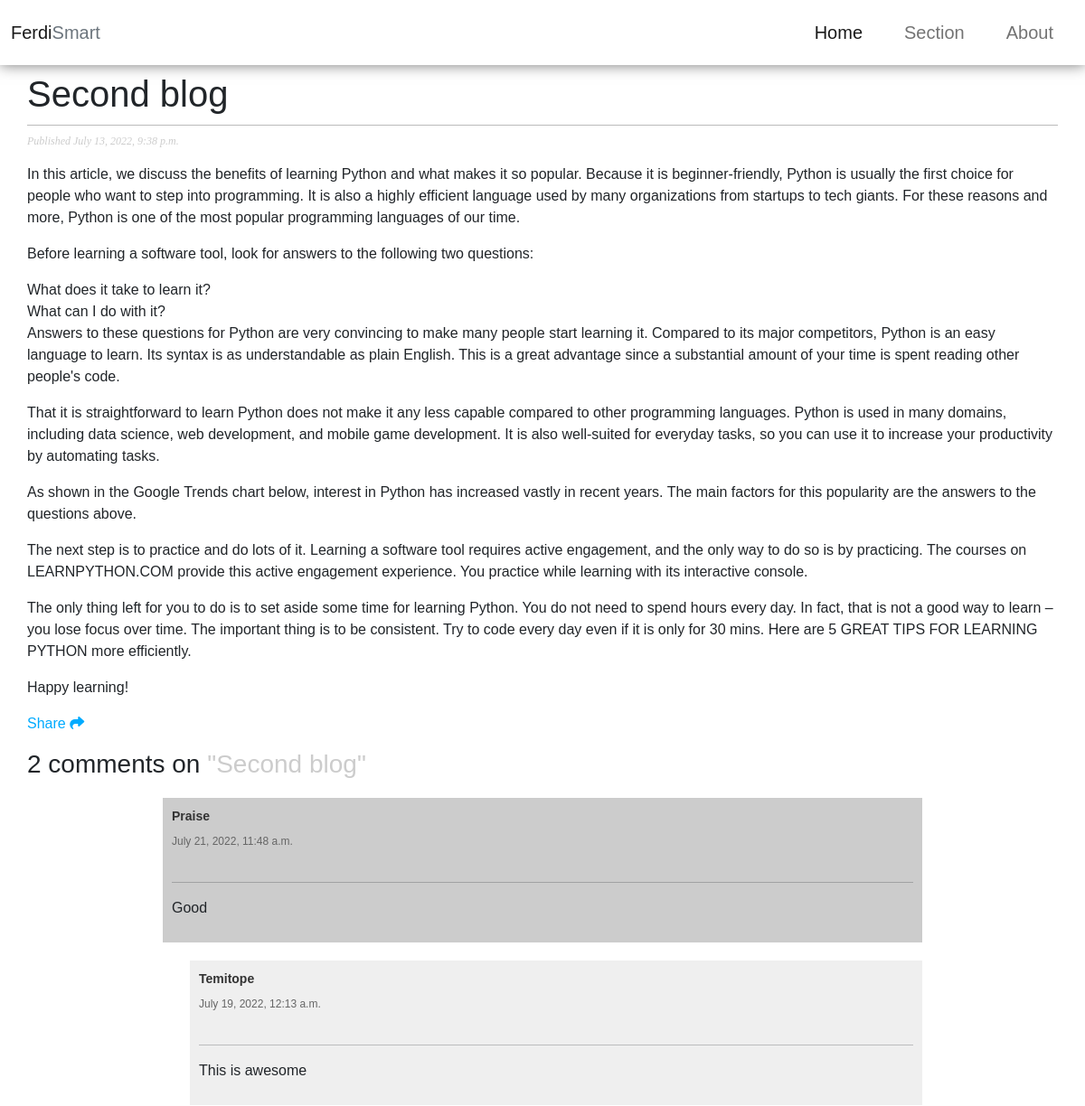
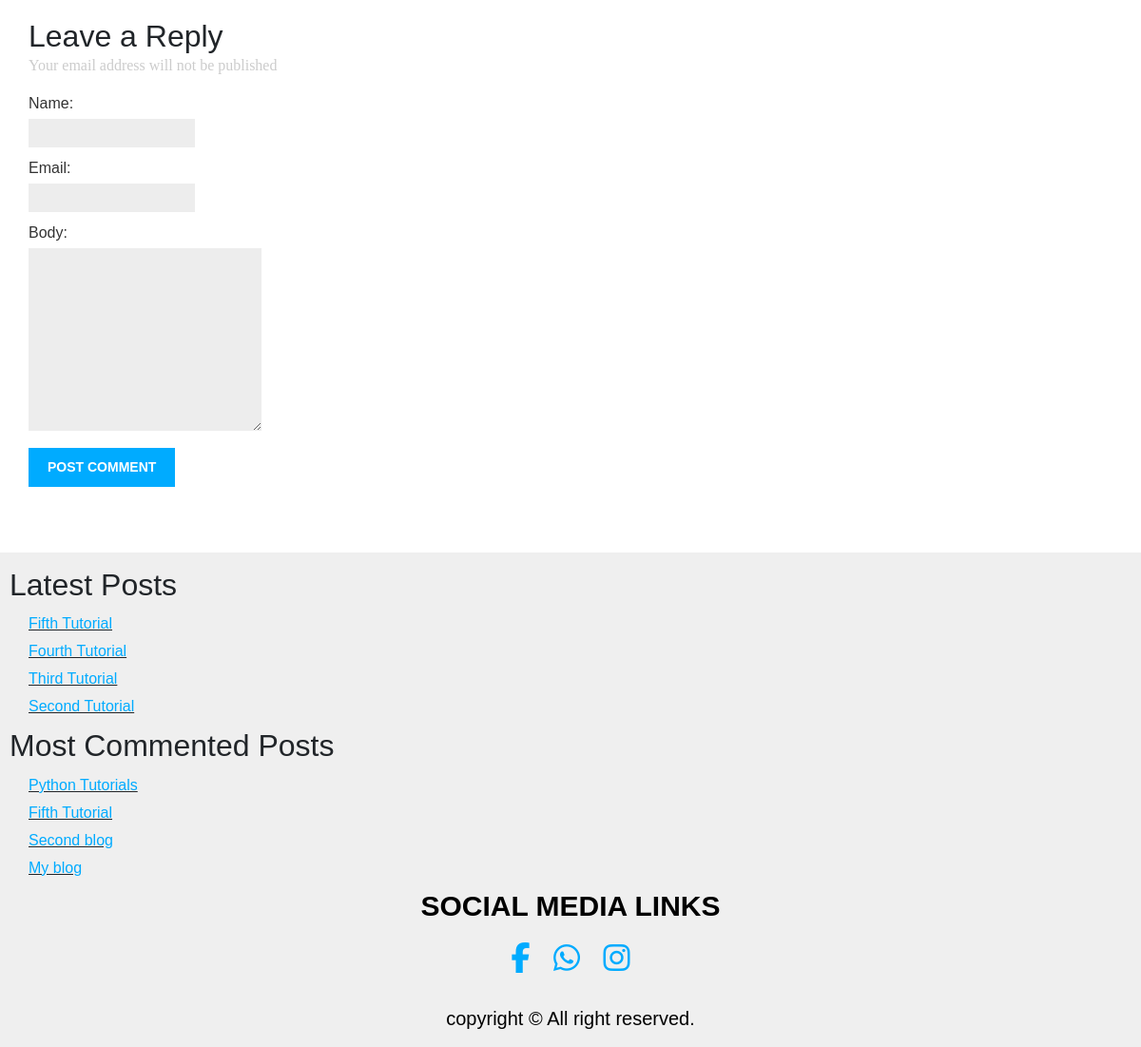
Screenshot of /blog/second-blog/ with the database file from the repository (2 pictures, top to bottom).
### blog/models.py (models this page shows, shortened)
class Post(models.Model):
  STATUS_CHOICES = (
      ('draft', 'Draft'),
      ('published', 'Published')
  )
  title = models.CharField(max_length=250)
  slug = models.SlugField(max_length=250, unique_for_date='publish')
  author = models.ForeignKey(User, on_delete=models.CASCADE, related_name='blog_posts')
  body =models.TextField()
  publish = models.DateTimeField(default=timezone.now)
  created = models.DateTimeField(auto_now_add=True)
  updated = models.DateTimeField(auto_now=True)
  status = models.CharField(max_length=10, choices=STATUS_CHOICES, default='draft')
  class Meta:
    ordering = ('-publish',)
  objects = models.Manager()
  Published = PublishedManager()
  def get_absolute_url(self):
    return reverse('blog:post_details', args=[self.slug])

class Comment(models.Model):
  post = models.ForeignKey(Post, on_delete=models.CASCADE, related_name='comment')
  name = models.CharField(max_length=50)
  email = models.EmailField()
  body = models.TextField()
  created = models.DateTimeField(auto_now_add=True)
  updated = models.DateTimeField(auto_now=True)
  active = models.BooleanField(default=True)
  class Meta:
    ordering = ['-created']

### blog/views.py (the view)
# urls.py: path('<slug:post>/', views.post_details, name='post_details'),
def post_details(request, post):
  post = get_object_or_404(Post, slug=post, status='published')
  comments = post.comment.filter(active=True)
  new_comment = None
  if request.method == 'POST':
    comment_form = CommentForm(request.POST)
    if comment_form.is_valid():
      new_comment = comment_form.save(commit=False)
      new_comment.post = post
      new_comment.save()
      messages.success(request, 'Comment added Successfully')
      return redirect(reverse('blog:post_details', args=[post.slug]))
  else:
    comment_form = CommentForm()
  return render(request, 'blog/post/details.html', {'post': post, 'comments': comments, 'new_comment': new_comment, 'comment_form': comment_form})

### blog/forms.py
class CommentForm(forms.ModelForm):
    class Meta:
      model = Comment
      fields = ('name', 'email', 'body')
      widgets={
        'body': forms.Textarea(attrs={'rows':10, 'cols':30})
        }

### blog/models.py (called while the page is built)
  def get_queryset(self):
    return super(PublishedManager, self).get_queryset()\
       .filter(status='published')

### blog/templatetags/blog_tags.py (called while the page is built)
@register.inclusion_tag('blog/post/latest_posts.html')
def show_latest_post(count=5):
  latest_posts = Post.Published.order_by('-publish')[:count]
  return {'latest_posts': latest_posts}

@register.simple_tag
def get_most_commented_posts(count=5):
  return Post.Published.annotate(total_comments=Count('comment')).order_by('-total_comments')[:count]

### blog/templates/blog/post/details.html (shortened to what this page needs)
{% extends 'blog/base.html' %}
{% block content %}
<h1>{{post.title}}</h1>
  <p class="date">
    Published {{ post.publish }}
  </p>
  {{ post.body|linebreaks }}
  <p>
    <a class="link" href="{% url "blog:post_share" post.id %}">Share <i class="fa-solid fa-share"></i>
    </a>
  </p>
  {% with comments.count as total_comments %}
  <h3>
    {{ total_comments }} comment{{ total_comments|pluralize }} on <span class="title"> "{{ post.title }}"</span>
  </h3>
  {% endwith %}
  {% for comment in comments %}
  <div class="comment">
    <p class="info">
      {{ comment.name }}
     <p class="info_">
      {{ comment.created }}
     </p>
    </p>
    <hr/>
    {{comment.body|linebreaks}}
  </div>
  {% empty %}
  <p>There are no comments yet</p>
  {% endfor %}
  {% if new_comment %}
    <h2>Your Comment has been added</h>
  {% else %}
    <h2>Leave a Reply</h2>
    <p class="ema">Your email address will not be published</>
    <form method="post">
      {{ comment_form.as_p }}
      <p><input type="submit" value="Post Comment"></p>
    </form>
  {% endif %}
  {% endblock %}

### blog/templates/blog/base.html (shortened to what this page needs)
{% load static %}
{% load blog_tags %}
<!DOCTYPE html>
<html>
  <head>
    <link href="{% static "css/style.css" %}" rel="stylesheet">
    <link href="https://cdn.jsdelivr.net/npm/bootstrap@5.1.3/dist/css/bootstrap.min.css" rel="stylesheet">
  </head>
  <body>
    <nav class="navbar navbar-expand-sm bg-white navbar-light fixed-top" style="box-shadow:0 0 15px 0 #777">
  <div class="container-fluid">
    <a class="navbar-brand" href="#">Ferdi<span class="text-muted" >Smart</span></a>
    <div class="collapse navbar-collapse justify-content-sm-end" id="collapsibleNavbar">
      <ul class="navbar-nav fs-5 fw-normal" >
        <li class="nav-item ">
          <a class="nav-link active " href="{% url "blog:post_list" %}">Home</a>
        </li>
        <li class="nav-item">
          <a class="nav-link" href="#">Section</a>
        </li>
        <li class="nav-item">
          <a class="nav-link" href="#">About</a>
        </li>
      </ul>
    </div>
  </div>
</nav>
    <div class="content">
      {% block content %}
      {% endblock %}
    </div>
    <div class="sidebar">
      <h2>Latest Posts</h3>
      {% show_latest_post 4 %}
      <h2>Most Commented Posts</h2>
      {% get_most_commented_posts 4 as most_commented_posts %}
      <ul>
        {% for post in most_commented_posts %}
        <li class="li">
          <a class="link" href="{{ post.get_absolute_url }}">{{ post.title }}</a>
        </li>
        {% endfor %}
      </ul>
        <div class="social">
           <p>SOCIAL MEDIA LINKS</p>
           <a class="link" href="https://www.facebook.com/profile.php?id=100077376138673" ><i class="fa-brands fa-facebook-f fa-2x"></i></a>
            <a class="link" href="https://wa.link/q54he2" ><i class="fa-brands fa-whatsapp fa-2x"></i></a>
            <a class="link" href="#instagram" ><i class="fa-brands fa-instagram fa-2x"></i></a>
         </div>
         <div class="footer-copyright" >
             <div>
                copyright © All right reserved.
             </div>
         </div>
    </div>
  </body>
</html>

### blog/templates/blog/post/latest_posts.html
<ul>
  {% for post in latest_posts %}
    <li class="li">
      <a class="link" href="{{ post.get_absolute_url }}">{{ post.title }}</a>
    </li>
  {% endfor %}
</ul>

### blog/templates/blog/base.html (style rules this page uses)
body { margin:0; padding:0; font-family:helvetica, sans-serif; }
.link { color:#00abff; text-decoration:none; }
h1 { font-weight:normal; border-bottom:1px solid #bbb; padding:0 0 10px 0; }
h2 { font-weight:normal; margin:10px 0 ; }
.content { padding:0 30px; margin-top: 80px; }
.sidebar { margin-top: 500px; padding:5px 10px; background:#efefef; height: auto; }
h3 { font-weight: normal; }
h3 .title { color: #ccc; }
.ema { color: #ccc; font-family: poppins, san-serif; margin-top: -10px; }
p.date { color:#ccc; font-family: georgia, serif; font-size: 12px; font-style: italic; }
ul { margin: 0; padding: 0; list-style-type: none; }
li { margin: 5px 15px 5px; }
.li { margin: 5px 20px 5px; text-decoration: underline; }
label { float:left; clear:both; color:#333; margin-bottom:4px; }
input, textarea { clear:both; float:left; margin:0 0 10px; background:#ededed; border:0; padding:6px 10px; font-size:12px; }
input[type=submit] { font-weight:bold; background:#00abff; color:#fff; padding:10px 20px; font-size:14px; margin-top: 8px; text-transform:uppercase; }
.comment { padding:10px; background: #ccc; margin: 20px 30px; }
.comment:nth-child(even) { background:#efefef; margin: 20px 30px 20px 50px; }
.comment .info { font-weight:bold; font-size:14px; color:#333; }
.comment .info_ { font-weight:3px; font-size:12px; margin-top: -8px; padding-bottom: 20px; color:#666; }
.social { text-align: center; }
.social p { font-size:30px; color:#000; text-align:center; font-weight:bold; }
.social a { margin:10px; }
.sidebar .footer-copyright { text-align:center; padding:10px; margin-top: 20px; }
.sidebar .footer-copyright div { color:#000; font-size:20px; }
@media only screen and (min-width:960px) { .comment { margin: 20px 150px; } }
@media only screen and (min-width:960px) { .comment:nth-child(even) { margin: 20px 150px 20px 180px; } }

### rows the page displays
Post: title "Second blog", publish "July 13, 2022, 9:38 p.m.", body "In this article, we discuss the benefits of learning Python and what makes it so popular. Because it is beginner-friendly, Python is usually the first choice for people who want to step into programming. It is also a highly efficient language used by many organizations from startups to tech giants. For these reasons and more, Python is one of the most popular programming languages of our time. Before learning a software tool, look for answers to the following two questions: What does it take to learn it? What can I do with it? Answers to these questions for Python are very convincing to make many people start learning it. Compared to its major competitors, Python is an easy language to…"
Comment: name "Praise", created "July 21, 2022, 11:48 a.m.", body "Good"
Comment: name "Temitope", created "July 19, 2022, 12:13 a.m.", body "This is awesome"
Post: title "Fifth Tutorial"
Post: title "Fourth Tutorial"
Post: title "Third Tutorial"
Post: title "Second Tutorial"
Post: title "Python Tutorials"
Post: title "My blog"

### other values shown
{{ total_comments }} "2"
